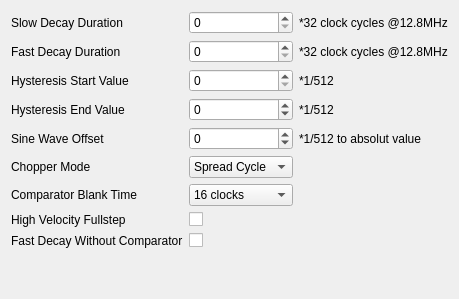
     <widget class="QWidget" name="tab_spreadcycle">
      <attribute name="title">
       <string>Spreadcycle</string>
      </attribute>
      <layout class="QVBoxLayout" name="verticalLayout_18">
       <item>
        <layout class="QGridLayout" name="gridLayout_6">
         <item row="0" column="1">
          <widget class="QSpinBox" name="slow_decay_duration_spin">
           <property name="maximum">
            <number>15</number>
           </property>
          </widget>
         </item>
         <item row="3" column="0">
          <widget class="QLabel" name="label_34">
           <property name="text">
            <string>Hysteresis Start Value</string>
           </property>
          </widget>
         </item>
         <item row="3" column="1">
          <widget class="QSpinBox" name="hysteresis_start_value_spin">
           <property name="maximum">
            <number>7</number>
           </property>
          </widget>
         </item>
         <item row="4" column="2">
          <widget class="QLabel" name="label_38">
           <property name="text">
            <string>*1/512</string>
           </property>
          </widget>
         </item>
         <item row="0" column="0">
          <widget class="QLabel" name="label_35">
           <property name="text">
            <string>Slow Decay Duration</string>
           </property>
          </widget>
         </item>
         <item row="5" column="0">
          <widget class="QLabel" name="label_36">
           <property name="text">
            <string>Sine Wave Offset</string>
           </property>
          </widget>
         </item>
         <item row="2" column="0">
          <widget class="QLabel" name="label_37">
           <property name="text">
            <string>Fast Decay Duration</string>
           </property>
          </widget>
         </item>
         <item row="6" column="0">
          <widget class="QLabel" name="label_39">
           <property name="text">
            <string>Chopper Mode</string>
           </property>
          </widget>
         </item>
         <item row="4" column="0">
          <widget class="QLabel" name="label_47">
           <property name="text">
            <string>Hysteresis End Value</string>
           </property>
          </widget>
         </item>
         <item row="5" column="1">
          <widget class="QSpinBox" name="sine_wave_offset_spin">
           <property name="minimum">
            <number>-3</number>
           </property>
           <property name="maximum">
            <number>12</number>
           </property>
          </widget>
         </item>
         <item row="0" column="2">
          <widget class="QLabel" name="label_61">
           <property name="text">
            <string>*32 clock cycles @12.8MHz</string>
           </property>
          </widget>
         </item>
         <item row="4" column="1">
          <widget class="QSpinBox" name="hysteresis_end_value_spin">
           <property name="minimum">
            <number>-3</number>
           </property>
           <property name="maximum">
            <number>12</number>
           </property>
          </widget>
         </item>
         <item row="5" column="2">
          <widget class="QLabel" name="label_62">
           <property name="text">
            <string>*1/512 to absolut value</string>
           </property>
          </widget>
         </item>
         <item row="2" column="2">
          <widget class="QLabel" name="label_63">
           <property name="text">
            <string>*32 clock cycles @12.8MHz</string>
           </property>
          </widget>
         </item>
         <item row="9" column="1">
          <widget class="QCheckBox" name="fast_decay_without_comparator_checkbox">
           <property name="text">
            <string/>
           </property>
          </widget>
         </item>
         <item row="3" column="2">
          <widget class="QLabel" name="label_64">
           <property name="text">
            <string>*1/512</string>
           </property>
          </widget>
         </item>
         <item row="2" column="1">
          <widget class="QSpinBox" name="fast_decay_duration_spin">
           <property name="maximum">
            <number>15</number>
           </property>
          </widget>
         </item>
         <item row="9" column="0">
          <widget class="QLabel" name="label_65">
           <property name="text">
            <string>Fast Decay Without Comparator</string>
           </property>
          </widget>
         </item>
         <item row="6" column="1">
          <widget class="QComboBox" name="chopper_mode_combo">
           <item>
            <property name="text">
             <string>Spread Cycle</string>
            </property>
           </item>
           <item>
            <property name="text">
             <string>Fast Decay</string>
            </property>
           </item>
          </widget>
         </item>
         <item row="7" column="0">
          <widget class="QLabel" name="label_66">
           <property name="text">
            <string>Comparator Blank Time</string>
           </property>
          </widget>
         </item>
         <item row="7" column="1">
          <widget class="QComboBox" name="comparator_blank_time_combo">
           <item>
            <property name="text">
             <string>16 clocks</string>
            </property>
           </item>
           <item>
            <property name="text">
             <string>24 clocks</string>
            </property>
           </item>
           <item>
            <property name="text">
             <string>36 clocks</string>
            </property>
           </item>
           <item>
            <property name="text">
             <string>54 clocks</string>
            </property>
           </item>
          </widget>
         </item>
         <item row="8" column="0">
          <widget class="QLabel" name="label_46">
           <property name="text">
            <string>High Velocity Fullstep</string>
           </property>
          </widget>
         </item>
         <item row="8" column="1">
          <widget class="QCheckBox" name="high_velocity_fullstep_checkbox">
           <property name="text">
            <string/>
           </property>
          </widget>
         </item>
        </layout>
       </item>
       <item>
        <spacer name="verticalSpacer_4">
         <property name="orientation">
          <enum>Qt::Vertical</enum>
         </property>
         <property name="sizeHint" stdset="0">
          <size>
           <width>20</width>
           <height>40</height>
          </size>
         </property>
        </spacer>
       </item>
      </layout>
     </widget>
